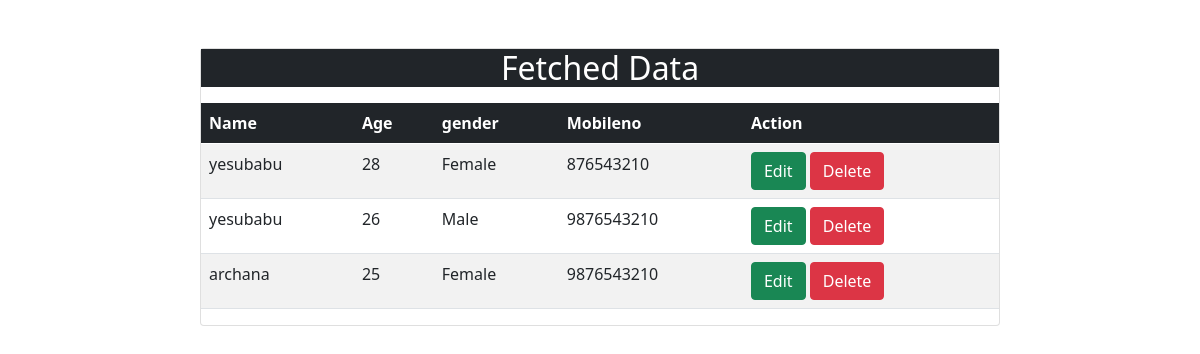
The page /formapp/display1/ on the database its author committed.
### dynamicapp/models.py (models this page shows)
class Register1(models.Model):
	gender_ch= [('Male','Male'),('Female','Female')]
	name=models.CharField(max_length=30,null=True)
	mobile_no=models.CharField(max_length=10,null=True)
	age=models.IntegerField()
	gender=models.CharField(max_length=10,choices=gender_ch,null=True)

### dynamicapp/views.py (the view)
# urls.py: path('display1/',views.display,name='display'),
def display(request):
	data1=Register1.objects.all()
	return render(request,'dynamicapp/display1.html',{'data':data1})

### dynamicapp/templates/dynamicapp/display1.html (shortened to what this page needs)
{% load static %}
<!DOCTYPE html>
<html lang="en">
<head>
  <link rel="stylesheet" type="text/css" href="{% static 'css/bootstrap.min.css'%}">
</head>
<body>
	<div class="continer">
		<div class="card mt-5 mx-auto col-md-8">
			<h2 class="bg-dark  text-center text-white">Fetched Data</h2>
	<table class="table table-striped  mt-2">
		<thead>
			<tr class="table-dark ">
				<th>Name</th>
				<th>Age</th>
				<th>gender</th>
				<th>Mobileno</th>
				<th>Action</th>
			</tr>
		</thead>
		<tbody>
			<tr>
			{% for info in data %}
			<td>{{info.name}}</td>
			<td>{{info.age}}</td>
			<td>{{info.gender}}</td>
			<td>{{info.mobile_no}}</td>
			<td><a href="{% url 'Edit' info.id %}" class="btn btn-success">Edit</a> <a href="#" class="btn btn-danger"> Delete</a></td>
		</tr>
		{% endfor %}
		</tbody>
	</table>
</div>
</div>
</body>
</html>

### rows shown on the page
Register1: name "yesubabu", age "28", gender "Female", mobile_no "876543210"
Register1: name "yesubabu", age "26", gender "Male", mobile_no "9876543210"
Register1: name "archana", age "25", gender "Female", mobile_no "9876543210"
